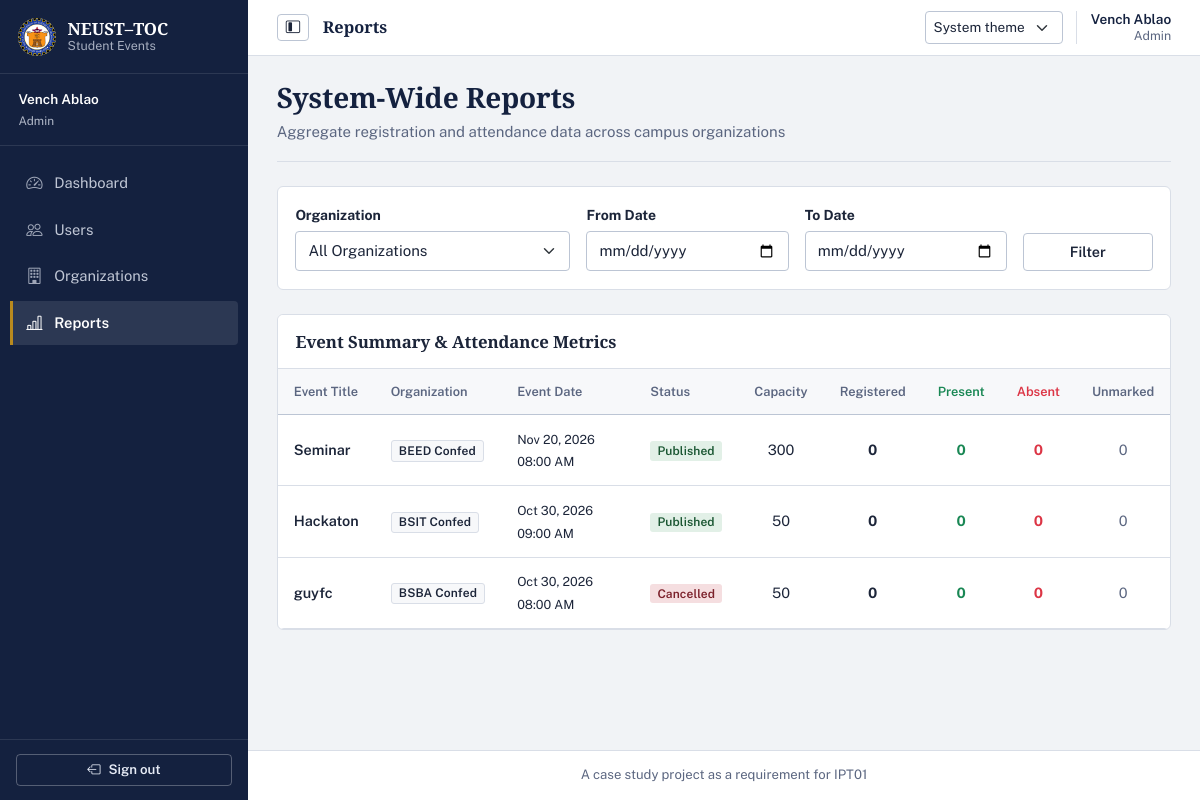
Page /admin/reports (signed in) on the earlier database version.
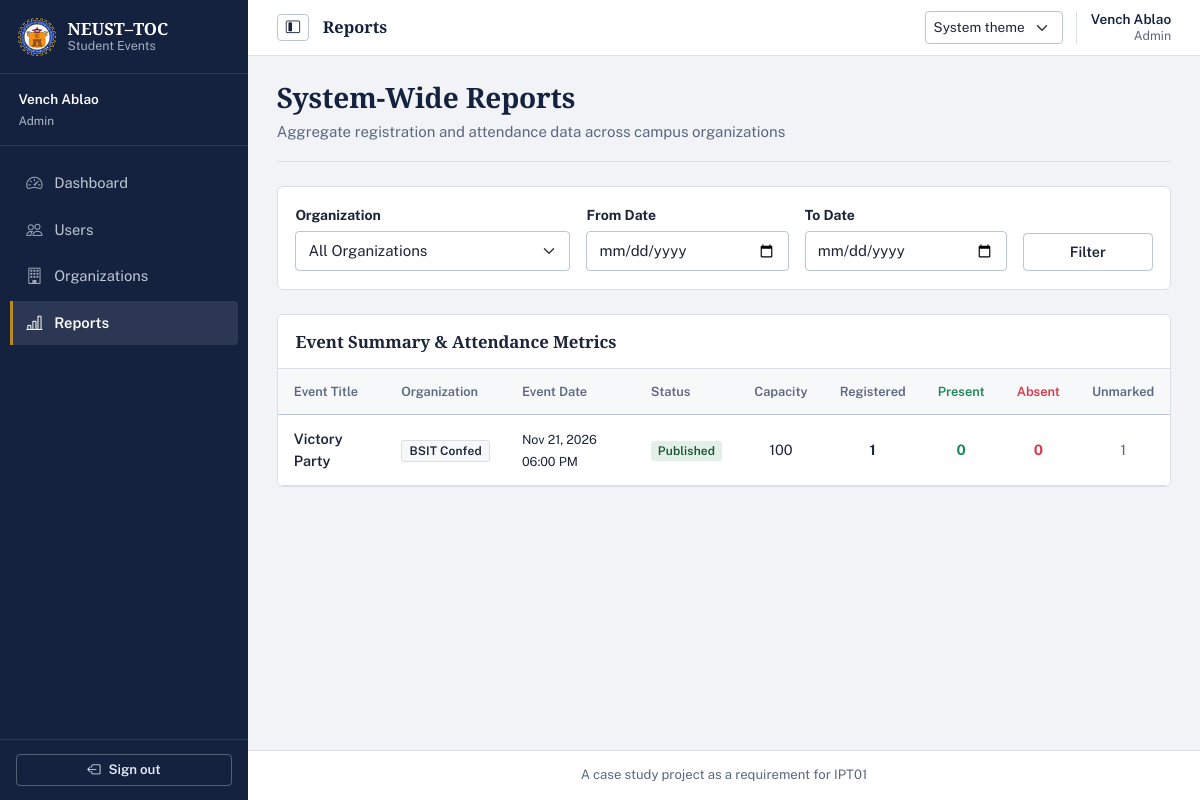
Same page on the later database version.
### tables this page shows
CREATE TABLE users (
    user_id INTEGER PRIMARY KEY AUTOINCREMENT,
    student_no TEXT UNIQUE,
    full_name TEXT NOT NULL,
    email TEXT NOT NULL UNIQUE,
    password_hash TEXT NOT NULL,
    role TEXT NOT NULL CHECK(role IN ('admin', 'officer', 'student')),
    is_active INTEGER NOT NULL DEFAULT 1 CHECK(is_active IN (0, 1)),
    created_at TEXT NOT NULL DEFAULT (strftime('%Y-%m-%d %H:%M:%S', 'now', 'localtime'))
);

CREATE TABLE events (
    event_id INTEGER PRIMARY KEY AUTOINCREMENT,
    organization_id INTEGER NOT NULL,
    created_by INTEGER NOT NULL,
    title TEXT NOT NULL,
    description TEXT NOT NULL,
    venue TEXT NOT NULL,
    start_at TEXT NOT NULL,
    end_at TEXT,
    registration_deadline TEXT NOT NULL,
    capacity INTEGER NOT NULL CHECK(capacity > 0),
    status TEXT NOT NULL DEFAULT 'draft' CHECK(status IN ('draft', 'published', 'cancelled', 'completed')),
    created_at TEXT NOT NULL DEFAULT (strftime('%Y-%m-%d %H:%M:%S', 'now', 'localtime')),
    updated_at TEXT,
    FOREIGN KEY (organization_id) REFERENCES organizations(organization_id) ON DELETE RESTRICT,
    FOREIGN KEY (created_by) REFERENCES users(user_id) ON DELETE RESTRICT
);

### admin_routes.py (the view)
@admin_bp.route('/reports')
@admin_required
def reports():
    db = get_db()
    org_id = request.args.get('org_id', '').strip()
    date_from = request.args.get('date_from', '').strip()
    date_to = request.args.get('date_to', '').strip()
    reports_data = report_service.get_admin_reports(
        db,
        org_id=int(org_id) if org_id else None,
        date_from=date_from or None,
        date_to=date_to or None
    )
    orgs, _ = auth_service.get_all_organizations(db, per_page=1000)
    return render_template(
        'admin/reports.html',
        reports=reports_data,
        organizations=orgs,
        org_id=org_id,
        date_from=date_from,
        date_to=date_to
    )

### admin_routes.py (called while the page is built)
def admin_required(f):
    @wraps(f)
    def decorated_function(*args, **kwargs):
        if 'user_id' not in session:
            flash('Please log in to access this page.', 'warning')
            return redirect(url_for('auth.login'))
        if session.get('role') != 'admin':
            abort(403)
        db = get_db()
        user = auth_service.get_user_by_id(db, session['user_id'])
        if not user or not user['is_active']:
            session.clear()
            flash('Your account has been deactivated.', 'danger')
            return redirect(url_for('auth.login'))
        return f(*args, **kwargs)
    return decorated_function

### db.py (called while the page is built)
def get_db():
    if 'db' not in g:
        db_path = current_app.config.get('DATABASE', Config.DATABASE)
        g.db = sqlite3.connect(db_path)
        g.db.row_factory = sqlite3.Row
        g.db.execute('PRAGMA foreign_keys = ON')
    return g.db

### services/auth_service.py (called while the page is built)
def get_user_by_id(db, user_id):
    return db.execute('SELECT * FROM users WHERE user_id = ?', (user_id,)).fetchone()

### services/event_service.py (called while the page is built)
def complete_expired_published_events(db, now=None):
    now = now or datetime.now()
    now_str = now.strftime('%Y-%m-%d %H:%M:%S')
    cursor = db.execute(
        '''UPDATE events
           SET status = 'completed', updated_at = ?
           WHERE status = 'published'
             AND NULLIF(end_at, '') IS NOT NULL
             AND end_at <= ?''',
        (now_str, now_str)
    )
    completed_count = cursor.rowcount
    db.commit()
    return completed_count

### templates/admin/reports.html (shortened to what this page needs)
{% extends "base.html" %}
{% block content %}
<div class="page-heading report-page-header">
    <div>
        <h2 class="h3 mb-0">System-Wide Reports</h2>
        <p class="text-muted mb-0">Aggregate registration and attendance data across campus organizations</p>
    </div>
</div>
<div class="card shadow-sm mb-4 report-filter-card">
    <div class="card-body">
        <form method="GET" action="{{ url_for('admin.reports') }}" class="row g-3 align-items-end">
            <div class="col-md-4">
                <label class="form-label small fw-bold" for="report-org">Organization</label>
                <select id="report-org" name="org_id" class="form-select">
                    <option value="">All Organizations</option>
                </select>
            </div>
            <div class="col-md-3">
                <label class="form-label small fw-bold" for="report-from">From Date</label>
                <input id="report-from" type="date" name="date_from" class="form-control" value="{{ date_from }}">
            </div>
            <div class="col-md-3">
                <label class="form-label small fw-bold" for="report-to">To Date</label>
                <input id="report-to" type="date" name="date_to" class="form-control" value="{{ date_to }}">
            </div>
            <div class="col-md-2 d-flex gap-2">
                <button type="submit" class="btn btn-secondary w-100">Filter</button>
            </div>
        </form>
    </div>
</div>
<div class="card shadow-sm report-table-card">
    <div class="card-header bg-white py-3">
        <h5 class="card-title mb-0 fw-bold">Event Summary &amp; Attendance Metrics</h5>
    </div>
    <div class="card-body p-0">
        {% if reports %}
        <div class="table-responsive">
            <table class="table table-hover align-middle mb-0">
                <thead class="table-light">
                    <tr>
                        <th>Event Title</th>
                        <th>Organization</th>
                        <th>Event Date</th>
                        <th>Status</th>
                        <th class="text-center">Capacity</th>
                        <th class="text-center">Registered</th>
                        <th class="text-center text-success">Present</th>
                        <th class="text-center text-danger">Absent</th>
                        <th class="text-center text-muted">Unmarked</th>
                    </tr>
                </thead>
                <tbody>
                    {% for row in reports %}
                    <tr>
                        <td class="fw-semibold">{{ row.title }}</td>
                        <td><span class="badge bg-light text-dark border">{{ row.organization_name }}</span></td>
                        <td><small>{{ row.start_at|datetimeformat }}</small></td>
                        <td>
                            {% if row.status == 'published' %}
                            <span class="badge bg-success">Published</span>
                            {% elif row.status == 'completed' %}
                            <span class="badge bg-info text-dark">Completed</span>
                            {% elif row.status == 'cancelled' %}
                            <span class="badge bg-danger">Cancelled</span>
                            {% else %}
                            <span class="badge bg-secondary">Draft</span>
                            {% endif %}
                        </td>
                        <td class="text-center">{{ row.capacity }}</td>
                        <td class="text-center fw-bold">{{ row.registered_count }}</td>
                        <td class="text-center fw-bold text-success">{{ row.present_count }}</td>
                        <td class="text-center fw-bold text-danger">{{ row.absent_count }}</td>
                        <td class="text-center text-muted">{{ row.unmarked_count }}</td>
                    </tr>
                    {% endfor %}
                </tbody>
            </table>
        </div>
        {% else %}
        <div class="text-center py-5 text-muted">
            <i class="bi bi-bar-chart fs-1 d-block mb-2"></i>
            No event data found for the selected criteria.
        </div>
        {% endif %}
    </div>
</div>
{% endblock %}

### templates/base.html (shortened to what this page needs)
<!DOCTYPE html>
<html lang="en" data-bs-theme="light" data-theme-preference="system">
<head>
    <link href="https://cdn.jsdelivr.net/npm/bootstrap@5.3.2/dist/css/bootstrap.min.css" rel="stylesheet"
>
    <link rel="stylesheet" href="https://cdn.jsdelivr.net/npm/bootstrap-icons@1.11.3/font/bootstrap-icons.min.css">
    <link rel="stylesheet" href="{{ url_for('static', filename='css/style.css') }}">
</head>
<body>
    {% if current_user %}
    <aside class="sidebar" id="sidebar">
        <div class="sidebar-header">
            <a class="sidebar-brand" href="{{ url_for('index') }}" aria-label="NEUST–TOC Student Events home">
                <img src="{{ url_for('static', filename='images/logo.jpg') }}" alt="" class="sidebar-logo">
                <span class="sidebar-brand-copy">
                    <strong>NEUST–TOC</strong>
                    <small>Student Events</small>
                </span>
            </a>
        </div>
        <div class="sidebar-user">
            <div class="sidebar-user-copy">
                <div class="fw-semibold text-truncate">{{ current_user.full_name }}</div>
                <small class="text-capitalize opacity-75">{{ current_user_display_role }}</small>
            </div>
        </div>
        <nav class="sidebar-nav" aria-label="Main navigation">
            <ul class="nav flex-column">
                {% if session.role == 'admin' %}
                <li class="nav-item">
                    <a class="nav-link {% if request.endpoint == 'admin.dashboard' %}active{% endif %}"
                       aria-label="Dashboard"
                       href="{{ url_for('admin.dashboard') }}">
                        <i class="bi bi-speedometer2 me-2" aria-hidden="true"></i><span class="nav-label">Dashboard</span>
                    </a>
                </li>
                <li class="nav-item">
                    <a class="nav-link {% if request.endpoint and request.endpoint.startswith('admin.user') %}active{% endif %}"
                       aria-label="Users"
                       href="{{ url_for('admin.users') }}">
                        <i class="bi bi-people me-2" aria-hidden="true"></i><span class="nav-label">Users</span>
                    </a>
                </li>
                <li class="nav-item">
                    <a class="nav-link {% if request.endpoint and request.endpoint.startswith('admin.organization') %}active{% endif %}"
                       aria-label="Organizations"
                       href="{{ url_for('admin.organizations') }}">
                        <i class="bi bi-building me-2" aria-hidden="true"></i><span class="nav-label">Organizations</span>
                    </a>
                </li>
                <li class="nav-item">
                    <a class="nav-link {% if request.endpoint == 'admin.reports' %}active{% endif %}"
                       {% if request.endpoint == 'admin.reports' %}aria-current="page"{% endif %}
                       aria-label="Reports"
                       href="{{ url_for('admin.reports') }}">
                        <i class="bi bi-bar-chart-line me-2" aria-hidden="true"></i><span class="nav-label">Reports</span>
                    </a>
                </li>
                {% endif %}
            </ul>
        </nav>
        <div class="sidebar-footer">
            <form method="POST" action="{{ url_for('auth.logout') }}">
                <button type="submit" class="btn btn-outline-light btn-sm w-100" aria-label="Sign out">
                <i class="bi bi-box-arrow-left me-2" aria-hidden="true"></i><span class="nav-label">Sign out</span>
                </button>
            </form>
        </div>
    </aside>
    {% endif %}
    <main class="{{ 'main-content' if current_user else 'guest-content' }}">
        {% if current_user %}
        <header class="app-topbar">
            <div class="topbar-leading">
                <button class="btn btn-outline-secondary sidebar-toggle" type="button" id="sidebarToggle"
                        aria-label="Collapse navigation" aria-controls="sidebar" aria-expanded="true">
                    <i class="bi bi-layout-sidebar-inset" aria-hidden="true"></i>
                </button>
                <div class="topbar-breadcrumb">
                    <span class="topbar-current">
                        {{ request.endpoint.rsplit('.', 1)[-1]|replace('_', ' ')|title if request.endpoint else 'Home' }}
                    </span>
                </div>
            </div>
            <div class="topbar-actions">
                <select class="form-select form-select-sm theme-picker" id="themePicker" data-theme-picker>
                    <option value="system">System theme</option>
                </select>
                <span class="topbar-account d-none d-sm-flex">
                    <span class="topbar-account-name">{{ current_user.full_name }}</span>
                    <span class="topbar-account-role text-capitalize">{{ current_user_display_role }}</span>
                </span>
            </div>
        </header>
        {% endif %}
        <div class="{{ 'container-fluid py-4' if current_user else 'container' }}">
            {% block content %}{% endblock %}
        </div>
        {% if current_user %}
        <footer class="app-footer">
            <div class="container-fluid">
                <p class="mb-0 text-center text-muted small">
                    A case study project as a requirement for IPT01
                </p>
            </div>
        </footer>
        {% endif %}
    </main>
</body>
</html>

Differences in the rows shown:
removed events: title "Seminar", organization_name "BEED Confed", start_at "Nov 20, 2026 08:00 AM", status "Published", capacity "300", registered_count "0", present_count "0", absent_count "0", unmarked_count "0"
removed events: title "Hackaton", organization_name "BSIT Confed", start_at "Oct 30, 2026 09:00 AM", status "Published", capacity "50", registered_count "0", present_count "0", absent_count "0", unmarked_count "0"
removed events: title "guyfc", organization_name "BSBA Confed", start_at "Oct 30, 2026 08:00 AM", status "Cancelled", capacity "50", registered_count "0", present_count "0", absent_count "0", unmarked_count "0"
added events: title "Victory Party", organization_name "BSIT Confed", start_at "Nov 21, 2026 06:00 PM", status "Published", capacity "100", registered_count "1", present_count "0", absent_count "0", unmarked_count "1"
